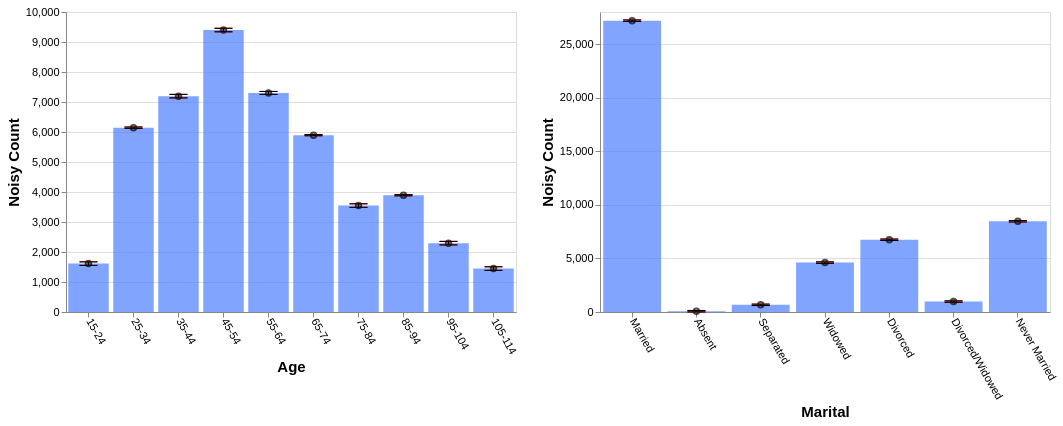

Write the Vega-Lite specification saved for this chart.
### Vega-Lite specification from a JSON file in a GitHub repository (floating-point values rounded to 4 significant figures)
{"config": {"view": {"continuousWidth": 400, "continuousHeight": 300}, "axis": {"labelFontSize": 11, "titleFontSize": 15}, "axisBottom": {"labelAngle": 60}}, "hconcat": [{"layer": [{"mark": "bar", "encoding": {"color": {"value": "transparent"}, "tooltip": [{"aggregate": "sum", "field": "noisy_count", "title": "noisy count", "type": "quantitative"}, {"aggregate": "sum", "field": "noisy_count_prev", "title": "prev count", "type": "quantitative"}, {"aggregate": "sum", "field": "error", "title": "current error", "type": "quantitative"}, {"aggregate": "sum", "field": "error_prev", "title": "prev error", "type": "quantitative"}], "x": {"field": "age", "sort": null, "title": "Age", "type": "ordinal"}}, "height": 300, "selection": {"selector619": {"type": "interval", "encodings": ["x"]}}, "transform": [{"filter": {"selection": "selector620"}}], "width": 450}, {"mark": {"type": "bar", "color": "gray", "opacity": 0}, "encoding": {"x": {"field": "age", "sort": null, "title": "Age", "type": "ordinal"}, "y": {"aggregate": "sum", "field": "noisy_count_prev", "type": "quantitative"}}, "transform": [{"filter": {"selection": "selector620"}}]}, {"mark": {"type": "bar", "color": "#4C7FFF", "opacity": 0.7}, "encoding": {"x": {"field": "age", "sort": null, "title": "Age", "type": "ordinal"}, "y": {"aggregate": "sum", "field": "noisy_count", "type": "quantitative"}}, "transform": [{"filter": {"selection": "selector620"}}]}, {"mark": {"type": "point", "color": "black", "opacity": 0.7}, "encoding": {"x": {"field": "age", "sort": null, "title": "Age", "type": "ordinal"}, "y": {"aggregate": "sum", "field": "noisy_count", "title": "Noisy Count", "type": "quantitative"}}, "transform": [{"filter": {"selection": "selector620"}}]}, {"mark": {"type": "rule", "color": "#B6B6B6", "size": 2, "strokeDash": [3, 3]}, "encoding": {"x": {"field": "age", "sort": null, "title": "Age", "type": "ordinal"}, "y": {"aggregate": "sum", "field": "plus_error_prev_age", "title": "", "type": "quantitative"}, "y2": {"aggregate": "sum", "field": "minus_error_prev_age", "title": ""}}, "transform": [{"filter": {"selection": "selector620"}}]}, {"mark": {"type": "tick", "color": "#B90000", "size": 0, "strokeDash": [1, 1]}, "encoding": {"x": {"field": "age", "sort": null, "title": "Age", "type": "ordinal"}, "y": {"aggregate": "sum", "field": "plus_error_prev_age", "type": "quantitative"}}, "transform": [{"filter": {"selection": "selector620"}}]}, {"mark": {"type": "tick", "color": "#B90000", "size": 0, "strokeDash": [3, 1]}, "encoding": {"x": {"field": "age", "sort": null, "title": "Age", "type": "ordinal"}, "y": {"aggregate": "sum", "field": "minus_error_prev_age", "type": "quantitative"}}, "transform": [{"filter": {"selection": "selector620"}}]}, {"mark": {"type": "rule", "color": "black", "size": 2}, "encoding": {"x": {"field": "age", "sort": null, "title": "Age", "type": "ordinal"}, "y": {"aggregate": "sum", "field": "plus_error", "title": "", "type": "quantitative"}, "y2": {"aggregate": "sum", "field": "minus_error", "title": ""}}, "transform": [{"filter": {"selection": "selector620"}}]}, {"mark": {"type": "tick", "color": "black", "width": 0}, "encoding": {"x": {"field": "age", "sort": null, "title": "Age", "type": "ordinal"}, "y": {"aggregate": "sum", "field": "plus_error", "type": "quantitative"}}, "transform": [{"filter": {"selection": "selector620"}}]}, {"mark": {"type": "tick", "color": "black", "width": 0}, "encoding": {"x": {"field": "age", "sort": null, "title": "Age", "type": "ordinal"}, "y": {"aggregate": "sum", "field": "minus_error", "type": "quantitative"}}, "transform": [{"filter": {"selection": "selector620"}}]}]}, {"layer": [{"mark": "bar", "encoding": {"color": {"value": "transparent"}, "tooltip": [{"aggregate": "sum", "field": "noisy_count", "title": "noisy count", "type": "quantitative"}, {"aggregate": "sum", "field": "noisy_count_prev", "title": "prev count", "type": "quantitative"}, {"aggregate": "sum", "field": "error", "title": "current error", "type": "quantitative"}, {"aggregate": "sum", "field": "error_prev", "title": "prev error", "type": "quantitative"}], "x": {"field": "marital", "sort": null, "title": "Marital", "type": "ordinal"}}, "height": 300, "selection": {"selector620": {"type": "interval", "encodings": ["x"]}}, "transform": [{"filter": {"selection": "selector619"}}], "width": 450}, {"mark": {"type": "bar", "color": "gray", "opacity": 0}, "encoding": {"x": {"field": "marital", "sort": null, "title": "Marital", "type": "ordinal"}, "y": {"aggregate": "sum", "field": "noisy_count_prev", "type": "quantitative"}}, "transform": [{"filter": {"selection": "selector619"}}]}, {"mark": {"type": "bar", "color": "#4C7FFF", "opacity": 0.7}, "encoding": {"x": {"field": "marital", "sort": null, "title": "Marital", "type": "ordinal"}, "y": {"aggregate": "sum", "field": "noisy_count", "type": "quantitative"}}, "transform": [{"filter": {"selection": "selector619"}}]}, {"mark": {"type": "point", "color": "black", "opacity": 0.7}, "encoding": {"x": {"field": "marital", "sort": null, "title": "Marital", "type": "ordinal"}, "y": {"aggregate": "sum", "field": "noisy_count", "title": "Noisy Count", "type": "quantitative"}}, "transform": [{"filter": {"selection": "selector619"}}]}, {"mark": {"type": "rule", "color": "#B6B6B6", "size": 2, "strokeDash": [3, 3]}, "encoding": {"x": {"field": "marital", "sort": null, "title": "Marital", "type": "ordinal"}, "y": {"aggregate": "sum", "field": "plus_error_prev_marital", "title": "", "type": "quantitative"}, "y2": {"aggregate": "sum", "field": "minus_error_prev_marital", "title": ""}}, "transform": [{"filter": {"selection": "selector619"}}]}, {"mark": {"type": "tick", "color": "#B90000", "size": 0, "strokeDash": [1, 1]}, "encoding": {"x": {"field": "marital", "sort": null, "title": "Marital", "type": "ordinal"}, "y": {"aggregate": "sum", "field": "plus_error_prev_marital", "type": "quantitative"}}, "transform": [{"filter": {"selection": "selector619"}}]}, {"mark": {"type": "tick", "color": "#B90000", "size": 0, "strokeDash": [3, 1]}, "encoding": {"x": {"field": "marital", "sort": null, "title": "Marital", "type": "ordinal"}, "y": {"aggregate": "sum", "field": "minus_error_prev_marital", "type": "quantitative"}}, "transform": [{"filter": {"selection": "selector619"}}]}, {"mark": {"type": "rule", "color": "black", "size": 2}, "encoding": {"x": {"field": "marital", "sort": null, "title": "Marital", "type": "ordinal"}, "y": {"aggregate": "sum", "field": "plus_error", "title": "", "type": "quantitative"}, "y2": {"aggregate": "sum", "field": "minus_error", "title": ""}}, "transform": [{"filter": {"selection": "selector619"}}]}, {"mark": {"type": "tick", "color": "black", "width": 0}, "encoding": {"x": {"field": "marital", "sort": null, "title": "Marital", "type": "ordinal"}, "y": {"aggregate": "sum", "field": "plus_error", "type": "quantitative"}}, "transform": [{"filter": {"selection": "selector619"}}]}, {"mark": {"type": "tick", "color": "black", "width": 0}, "encoding": {"x": {"field": "marital", "sort": null, "title": "Marital", "type": "ordinal"}, "y": {"aggregate": "sum", "field": "minus_error", "type": "quantitative"}}, "transform": [{"filter": {"selection": "selector619"}}]}]}], "data": {"name": "data-645ba737eb8e1ba7e8a67e2c215c7391"}, "$schema": "https://vega.github.io/schema/vega-lite/v4.17.0.json", "datasets": {"data-645ba737eb8e1ba7e8a67e2c215c7391": [{"age": "15-24", "marital": "Married", "noisy_count": 305.4, "true_count": 295.0, "plus_error": 313.5, "minus_error": 297.2, "error": 8.1, "noisy_count_prev": 307.0, "true_count_prev": 295.0, "plus_error_prev": 316.0, "minus_error_prev": 298.1, "error_prev": 8.9, "plus_error_prev_age": 315.7, "minus_error_prev_age": 297.8, "plus_error_prev_marital": 315.9, "minus_error_prev_marital": 298.0}, {"age": "15-24", "marital": "Absent", "noisy_count": 24.5, "true_count": 13.0, "plus_error": 32.6, "minus_error": 16.4, "error": 8.1, "noisy_count_prev": 24.3, "true_count_prev": 13.0, "plus_error_prev": 33.3, "minus_error_prev": 15.4, "error_prev": 8.9, "plus_error_prev_age": 33.04, "minus_error_prev_age": 15.14, "plus_error_prev_marital": 33.27, "minus_error_prev_marital": 15.37}, {"age": "15-24", "marital": "Separated", "noisy_count": 7.8, "true_count": 18.0, "plus_error": 16.0, "minus_error": -0.3, "error": 8.1, "noisy_count_prev": 7.5, "true_count_prev": 18.0, "plus_error_prev": 16.5, "minus_error_prev": -1.4, "error_prev": 8.9, "plus_error_prev_age": 16.24, "minus_error_prev_age": -1.657, "plus_error_prev_marital": 16.62, "minus_error_prev_marital": -1.28}, {"age": "15-24", "marital": "Widowed", "noisy_count": -51.9, "true_count": 2.0, "plus_error": -43.8, "minus_error": -60.1, "error": 8.1, "noisy_count_prev": -51.0, "true_count_prev": 2.0, "plus_error_prev": -42.0, "minus_error_prev": -59.9, "error_prev": 8.9, "plus_error_prev_age": -42.26, "minus_error_prev_age": -60.16, "plus_error_prev_marital": -42.03, "minus_error_prev_marital": -59.93}, {"age": "15-24", "marital": "Divorced", "noisy_count": 153.6, "true_count": 22.0, "plus_error": 161.7, "minus_error": 145.4, "error": 8.1, "noisy_count_prev": 152.7, "true_count_prev": 22.0, "plus_error_prev": 161.6, "minus_error_prev": 143.7, "error_prev": 8.9, "plus_error_prev_age": 161.3, "minus_error_prev_age": 143.4, "plus_error_prev_marital": 161.6, "minus_error_prev_marital": 143.7}, {"age": "15-24", "marital": "Divorced/Widowed", "noisy_count": -24.0, "true_count": 16.0, "plus_error": -15.8, "minus_error": -32.1, "error": 8.1, "noisy_count_prev": -22.9, "true_count_prev": 16.0, "plus_error_prev": -14.0, "minus_error_prev": -31.9, "error_prev": 8.9, "plus_error_prev_age": -14.26, "minus_error_prev_age": -32.16, "plus_error_prev_marital": -14.45, "minus_error_prev_marital": -32.35}, {"age": "15-24", "marital": "Never Married", "noisy_count": 1198.0, "true_count": 1190.0, "plus_error": 1206.0, "minus_error": 1190.0, "error": 8.1, "noisy_count_prev": 1197.0, "true_count_prev": 1190.0, "plus_error_prev": 1206.0, "minus_error_prev": 1188.0, "error_prev": 8.9, "plus_error_prev_age": 1206.0, "minus_error_prev_age": 1188.0, "plus_error_prev_marital": 1206.0, "minus_error_prev_marital": 1188.0}, {"age": "25-34", "marital": "Married", "noisy_count": 2765.0, "true_count": 2764.0, "plus_error": 2768.0, "minus_error": 2762.0, "error": 3.1, "noisy_count_prev": 2766.0, "true_count_prev": 2764.0, "plus_error_prev": 2769.0, "minus_error_prev": 2762.0, "error_prev": 3.5, "plus_error_prev_age": 2769.0, "minus_error_prev_age": 2762.0, "plus_error_prev_marital": 2769.0, "minus_error_prev_marital": 2762.0}, {"age": "25-34", "marital": "Absent", "noisy_count": 9.1, "true_count": 33.0, "plus_error": 12.3, "minus_error": 6.0, "error": 3.1, "noisy_count_prev": 9.1, "true_count_prev": 33.0, "plus_error_prev": 12.6, "minus_error_prev": 5.6, "error_prev": 3.5, "plus_error_prev_age": 12.61, "minus_error_prev_age": 5.614, "plus_error_prev_marital": 12.57, "minus_error_prev_marital": 5.57}, {"age": "25-34", "marital": "Separated", "noisy_count": 47.1, "true_count": 77.0, "plus_error": 50.2, "minus_error": 43.9, "error": 3.1, "noisy_count_prev": 47.5, "true_count_prev": 77.0, "plus_error_prev": 51.0, "minus_error_prev": 44.0, "error_prev": 3.5, "plus_error_prev_age": 51.01, "minus_error_prev_age": 44.01, "plus_error_prev_marital": 51.12, "minus_error_prev_marital": 44.12}, {"age": "25-34", "marital": "Widowed", "noisy_count": 27.4, "true_count": 11.0, "plus_error": 30.5, "minus_error": 24.2, "error": 3.1, "noisy_count_prev": 26.7, "true_count_prev": 11.0, "plus_error_prev": 30.2, "minus_error_prev": 23.2, "error_prev": 3.5, "plus_error_prev_age": 30.21, "minus_error_prev_age": 23.21, "plus_error_prev_marital": 30.17, "minus_error_prev_marital": 23.17}, {"age": "25-34", "marital": "Divorced", "noisy_count": 366.2, "true_count": 372.0, "plus_error": 369.3, "minus_error": 363.0, "error": 3.1, "noisy_count_prev": 365.6, "true_count_prev": 372.0, "plus_error_prev": 369.1, "minus_error_prev": 362.1, "error_prev": 3.5, "plus_error_prev_age": 369.1, "minus_error_prev_age": 362.1, "plus_error_prev_marital": 369.1, "minus_error_prev_marital": 362.1}, {"age": "25-34", "marital": "Divorced/Widowed", "noisy_count": 221.1, "true_count": 189.0, "plus_error": 224.3, "minus_error": 218.0, "error": 3.1, "noisy_count_prev": 221.1, "true_count_prev": 189.0, "plus_error_prev": 224.6, "minus_error_prev": 217.7, "error_prev": 3.5, "plus_error_prev_age": 224.6, "minus_error_prev_age": 217.7, "plus_error_prev_marital": 224.2, "minus_error_prev_marital": 217.2}, {"age": "25-34", "marital": "Never Married", "noisy_count": 2707.0, "true_count": 2691.0, "plus_error": 2710.0, "minus_error": 2704.0, "error": 3.1, "noisy_count_prev": 2707.0, "true_count_prev": 2691.0, "plus_error_prev": 2711.0, "minus_error_prev": 2704.0, "error_prev": 3.5, "plus_error_prev_age": 2711.0, "minus_error_prev_age": 2704.0, "plus_error_prev_marital": 2710.0, "minus_error_prev_marital": 2703.0}, {"age": "35-44", "marital": "Married", "noisy_count": 4279.0, "true_count": 4273.0, "plus_error": 4287.0, "minus_error": 4271.0, "error": 8.1, "noisy_count_prev": 4280.0, "true_count_prev": 4273.0, "plus_error_prev": 4289.0, "minus_error_prev": 4271.0, "error_prev": 8.9, "plus_error_prev_age": 4288.0, "minus_error_prev_age": 4271.0, "plus_error_prev_marital": 4289.0, "minus_error_prev_marital": 4271.0}, {"age": "35-44", "marital": "Absent", "noisy_count": 117.2, "true_count": 31.0, "plus_error": 125.4, "minus_error": 109.1, "error": 8.1, "noisy_count_prev": 117.0, "true_count_prev": 31.0, "plus_error_prev": 125.9, "minus_error_prev": 108.1, "error_prev": 8.9, "plus_error_prev_age": 125.5, "minus_error_prev_age": 107.7, "plus_error_prev_marital": 125.9, "minus_error_prev_marital": 108.1}, {"age": "35-44", "marital": "Separated", "noisy_count": 178.5, "true_count": 96.0, "plus_error": 186.6, "minus_error": 170.4, "error": 8.1, "noisy_count_prev": 176.1, "true_count_prev": 96.0, "plus_error_prev": 185.0, "minus_error_prev": 167.1, "error_prev": 8.9, "plus_error_prev_age": 184.6, "minus_error_prev_age": 166.7, "plus_error_prev_marital": 185.1, "minus_error_prev_marital": 167.2}, {"age": "35-44", "marital": "Widowed", "noisy_count": -30.8, "true_count": 57.0, "plus_error": -22.7, "minus_error": -38.9, "error": 8.1, "noisy_count_prev": -29.1, "true_count_prev": 57.0, "plus_error_prev": -20.1, "minus_error_prev": -38.0, "error_prev": 8.9, "plus_error_prev_age": -20.53, "minus_error_prev_age": -38.43, "plus_error_prev_marital": -20.13, "minus_error_prev_marital": -38.03}, {"age": "35-44", "marital": "Divorced", "noisy_count": 910.5, "true_count": 905.0, "plus_error": 918.6, "minus_error": 902.4, "error": 8.1, "noisy_count_prev": 910.1, "true_count_prev": 905.0, "plus_error_prev": 919.1, "minus_error_prev": 901.2, "error_prev": 8.9, "plus_error_prev_age": 918.7, "minus_error_prev_age": 900.8, "plus_error_prev_marital": 919.1, "minus_error_prev_marital": 901.2}, {"age": "35-44", "marital": "Divorced/Widowed", "noisy_count": 221.7, "true_count": 286.0, "plus_error": 229.9, "minus_error": 213.6, "error": 8.1, "noisy_count_prev": 222.6, "true_count_prev": 286.0, "plus_error_prev": 231.6, "minus_error_prev": 213.7, "error_prev": 8.9, "plus_error_prev_age": 231.2, "minus_error_prev_age": 213.3, "plus_error_prev_marital": 231.2, "minus_error_prev_marital": 213.2}, {"age": "35-44", "marital": "Never Married", "noisy_count": 1518.0, "true_count": 1684.0, "plus_error": 1526.0, "minus_error": 1510.0, "error": 8.1, "noisy_count_prev": 1521.0, "true_count_prev": 1684.0, "plus_error_prev": 1530.0, "minus_error_prev": 1512.0, "error_prev": 8.9, "plus_error_prev_age": 1530.0, "minus_error_prev_age": 1512.0, "plus_error_prev_marital": 1529.0, "minus_error_prev_marital": 1511.0}, {"age": "45-54", "marital": "Married", "noisy_count": 5512.0, "true_count": 5589.0, "plus_error": 5520.0, "minus_error": 5504.0, "error": 8.1, "noisy_count_prev": 5512.0, "true_count_prev": 5589.0, "plus_error_prev": 5521.0, "minus_error_prev": 5503.0, "error_prev": 8.9, "plus_error_prev_age": 5521.0, "minus_error_prev_age": 5503.0, "plus_error_prev_marital": 5521.0, "minus_error_prev_marital": 5503.0}, {"age": "45-54", "marital": "Absent", "noisy_count": 77.0, "true_count": 27.0, "plus_error": 85.2, "minus_error": 68.9, "error": 8.1, "noisy_count_prev": 77.2, "true_count_prev": 27.0, "plus_error_prev": 86.1, "minus_error_prev": 68.2, "error_prev": 8.9, "plus_error_prev_age": 86.19, "minus_error_prev_age": 68.29, "plus_error_prev_marital": 86.07, "minus_error_prev_marital": 68.17}, {"age": "45-54", "marital": "Separated", "noisy_count": 208.6, "true_count": 156.0, "plus_error": 216.7, "minus_error": 200.5, "error": 8.1, "noisy_count_prev": 208.1, "true_count_prev": 156.0, "plus_error_prev": 217.0, "minus_error_prev": 199.1, "error_prev": 8.9, "plus_error_prev_age": 217.1, "minus_error_prev_age": 199.2, "plus_error_prev_marital": 217.1, "minus_error_prev_marital": 199.2}, {"age": "45-54", "marital": "Widowed", "noisy_count": 98.2, "true_count": 143.0, "plus_error": 106.3, "minus_error": 90.1, "error": 8.1, "noisy_count_prev": 98.9, "true_count_prev": 143.0, "plus_error_prev": 107.9, "minus_error_prev": 90.0, "error_prev": 8.9, "plus_error_prev_age": 108.0, "minus_error_prev_age": 90.09, "plus_error_prev_marital": 107.9, "minus_error_prev_marital": 89.97}, {"age": "45-54", "marital": "Divorced", "noisy_count": 1762.0, "true_count": 1715.0, "plus_error": 1770.0, "minus_error": 1753.0, "error": 8.1, "noisy_count_prev": 1759.0, "true_count_prev": 1715.0, "plus_error_prev": 1768.0, "minus_error_prev": 1750.0, "error_prev": 8.9, "plus_error_prev_age": 1768.0, "minus_error_prev_age": 1750.0, "plus_error_prev_marital": 1768.0, "minus_error_prev_marital": 1750.0}, {"age": "45-54", "marital": "Divorced/Widowed", "noisy_count": 285.8, "true_count": 379.0, "plus_error": 293.9, "minus_error": 277.6, "error": 8.1, "noisy_count_prev": 287.1, "true_count_prev": 379.0, "plus_error_prev": 296.0, "minus_error_prev": 278.1, "error_prev": 8.9, "plus_error_prev_age": 296.1, "minus_error_prev_age": 278.2, "plus_error_prev_marital": 295.6, "minus_error_prev_marital": 277.7}, {"age": "45-54", "marital": "Never Married", "noisy_count": 1456.0, "true_count": 1324.0, "plus_error": 1464.0, "minus_error": 1448.0, "error": 8.1, "noisy_count_prev": 1456.0, "true_count_prev": 1324.0, "plus_error_prev": 1464.0, "minus_error_prev": 1447.0, "error_prev": 8.9, "plus_error_prev_age": 1465.0, "minus_error_prev_age": 1447.0, "plus_error_prev_marital": 1464.0, "minus_error_prev_marital": 1446.0}, {"age": "55-64", "marital": "Married", "noisy_count": 4529.0, "true_count": 4513.0, "plus_error": 4535.0, "minus_error": 4522.0, "error": 6.8, "noisy_count_prev": 4528.0, "true_count_prev": 4513.0, "plus_error_prev": 4536.0, "minus_error_prev": 4521.0, "error_prev": 7.4, "plus_error_prev_age": 4536.0, "minus_error_prev_age": 4521.0, "plus_error_prev_marital": 4536.0, "minus_error_prev_marital": 4521.0}, {"age": "55-64", "marital": "Absent", "noisy_count": 70.2, "true_count": 10.0, "plus_error": 77.0, "minus_error": 63.4, "error": 6.8, "noisy_count_prev": 68.9, "true_count_prev": 10.0, "plus_error_prev": 76.3, "minus_error_prev": 61.5, "error_prev": 7.4, "plus_error_prev_age": 76.36, "minus_error_prev_age": 61.56, "plus_error_prev_marital": 76.27, "minus_error_prev_marital": 61.47}, {"age": "55-64", "marital": "Separated", "noisy_count": 42.7, "true_count": 106.0, "plus_error": 49.5, "minus_error": 35.9, "error": 6.8, "noisy_count_prev": 44.2, "true_count_prev": 106.0, "plus_error_prev": 51.6, "minus_error_prev": 36.9, "error_prev": 7.4, "plus_error_prev_age": 51.66, "minus_error_prev_age": 36.96, "plus_error_prev_marital": 51.72, "minus_error_prev_marital": 37.02}, {"age": "55-64", "marital": "Widowed", "noisy_count": 219.7, "true_count": 210.0, "plus_error": 226.5, "minus_error": 212.9, "error": 6.8, "noisy_count_prev": 219.2, "true_count_prev": 210.0, "plus_error_prev": 226.6, "minus_error_prev": 211.9, "error_prev": 7.4, "plus_error_prev_age": 226.7, "minus_error_prev_age": 212.0, "plus_error_prev_marital": 226.6, "minus_error_prev_marital": 211.9}, {"age": "55-64", "marital": "Divorced", "noisy_count": 1506.0, "true_count": 1509.0, "plus_error": 1513.0, "minus_error": 1500.0, "error": 6.8, "noisy_count_prev": 1506.0, "true_count_prev": 1509.0, "plus_error_prev": 1514.0, "minus_error_prev": 1499.0, "error_prev": 7.4, "plus_error_prev_age": 1514.0, "minus_error_prev_age": 1499.0, "plus_error_prev_marital": 1514.0, "minus_error_prev_marital": 1499.0}, {"age": "55-64", "marital": "Divorced/Widowed", "noisy_count": 229.9, "true_count": 241.0, "plus_error": 236.8, "minus_error": 223.1, "error": 6.8, "noisy_count_prev": 228.7, "true_count_prev": 241.0, "plus_error_prev": 236.1, "minus_error_prev": 221.3, "error_prev": 7.4, "plus_error_prev_age": 236.2, "minus_error_prev_age": 221.4, "plus_error_prev_marital": 235.7, "minus_error_prev_marital": 220.9}, {"age": "55-64", "marital": "Never Married", "noisy_count": 704.9, "true_count": 730.0, "plus_error": 711.7, "minus_error": 698.1, "error": 6.8, "noisy_count_prev": 706.1, "true_count_prev": 730.0, "plus_error_prev": 713.5, "minus_error_prev": 698.7, "error_prev": 7.4, "plus_error_prev_age": 713.6, "minus_error_prev_age": 698.8, "plus_error_prev_marital": 712.9, "minus_error_prev_marital": 698.1}, {"age": "65-74", "marital": "Married", "noisy_count": 3650.0, "true_count": 3666.0, "plus_error": 3652.0, "minus_error": 3647.0, "error": 2.6, "noisy_count_prev": 3650.0, "true_count_prev": 3666.0, "plus_error_prev": 3653.0, "minus_error_prev": 3647.0, "error_prev": 2.9, "plus_error_prev_age": 3653.0, "minus_error_prev_age": 3647.0, "plus_error_prev_marital": 3653.0, "minus_error_prev_marital": 3647.0}, {"age": "65-74", "marital": "Absent", "noisy_count": 36.2, "true_count": 1.0, "plus_error": 38.8, "minus_error": 33.6, "error": 2.6, "noisy_count_prev": 35.5, "true_count_prev": 1.0, "plus_error_prev": 38.4, "minus_error_prev": 32.6, "error_prev": 2.9, "plus_error_prev_age": 38.46, "minus_error_prev_age": 32.66, "plus_error_prev_marital": 38.37, "minus_error_prev_marital": 32.57}, {"age": "65-74", "marital": "Separated", "noisy_count": 69.1, "true_count": 84.0, "plus_error": 71.7, "minus_error": 66.4, "error": 2.6, "noisy_count_prev": 69.3, "true_count_prev": 84.0, "plus_error_prev": 72.2, "minus_error_prev": 66.4, "error_prev": 2.9, "plus_error_prev_age": 72.26, "minus_error_prev_age": 66.46, "plus_error_prev_marital": 72.32, "minus_error_prev_marital": 66.52}, {"age": "65-74", "marital": "Widowed", "noisy_count": 428.9, "true_count": 406.0, "plus_error": 431.5, "minus_error": 426.3, "error": 2.6, "noisy_count_prev": 428.5, "true_count_prev": 406.0, "plus_error_prev": 431.4, "minus_error_prev": 425.6, "error_prev": 2.9, "plus_error_prev_age": 431.5, "minus_error_prev_age": 425.7, "plus_error_prev_marital": 431.4, "minus_error_prev_marital": 425.6}, {"age": "65-74", "marital": "Divorced", "noisy_count": 1177.0, "true_count": 1161.0, "plus_error": 1180.0, "minus_error": 1175.0, "error": 2.6, "noisy_count_prev": 1177.0, "true_count_prev": 1161.0, "plus_error_prev": 1180.0, "minus_error_prev": 1174.0, "error_prev": 2.9, "plus_error_prev_age": 1180.0, "minus_error_prev_age": 1174.0, "plus_error_prev_marital": 1180.0, "minus_error_prev_marital": 1174.0}, {"age": "65-74", "marital": "Divorced/Widowed", "noisy_count": 127.8, "true_count": 150.0, "plus_error": 130.4, "minus_error": 125.2, "error": 2.6, "noisy_count_prev": 128.1, "true_count_prev": 150.0, "plus_error_prev": 131.0, "minus_error_prev": 125.2, "error_prev": 2.9, "plus_error_prev_age": 131.1, "minus_error_prev_age": 125.3, "plus_error_prev_marital": 130.6, "minus_error_prev_marital": 124.8}, {"age": "65-74", "marital": "Never Married", "noisy_count": 405.9, "true_count": 399.0, "plus_error": 408.5, "minus_error": 403.3, "error": 2.6, "noisy_count_prev": 406.2, "true_count_prev": 399.0, "plus_error_prev": 409.1, "minus_error_prev": 403.3, "error_prev": 2.9, "plus_error_prev_age": 409.2, "minus_error_prev_age": 403.4, "plus_error_prev_marital": 408.5, "minus_error_prev_marital": 402.7}, {"age": "75-84", "marital": "Married", "noisy_count": 2392.0, "true_count": 2360.0, "plus_error": 2400.0, "minus_error": 2384.0, "error": 8.1, "noisy_count_prev": 2391.0, "true_count_prev": 2360.0, "plus_error_prev": 2400.0, "minus_error_prev": 2382.0, "error_prev": 8.9, "plus_error_prev_age": 2400.0, "minus_error_prev_age": 2382.0, "plus_error_prev_marital": 2400.0, "minus_error_prev_marital": 2382.0}, {"age": "75-84", "marital": "Absent", "noisy_count": -40.9, "true_count": 2.0, "plus_error": -32.8, "minus_error": -49.1, "error": 8.1, "noisy_count_prev": -41.3, "true_count_prev": 2.0, "plus_error_prev": -32.4, "minus_error_prev": -50.3, "error_prev": 8.9, "plus_error_prev_age": -32.83, "minus_error_prev_age": -50.73, "plus_error_prev_marital": -32.43, "minus_error_prev_marital": -50.33}, {"age": "75-84", "marital": "Separated", "noisy_count": -35.6, "true_count": 56.0, "plus_error": -27.5, "minus_error": -43.7, "error": 8.1, "noisy_count_prev": -34.1, "true_count_prev": 56.0, "plus_error_prev": -25.2, "minus_error_prev": -43.1, "error_prev": 8.9, "plus_error_prev_age": -25.63, "minus_error_prev_age": -43.53, "plus_error_prev_marital": -25.08, "minus_error_prev_marital": -42.98}, {"age": "75-84", "marital": "Widowed", "noisy_count": 628.7, "true_count": 638.0, "plus_error": 636.8, "minus_error": 620.5, "error": 8.1, "noisy_count_prev": 627.8, "true_count_prev": 638.0, "plus_error_prev": 636.7, "minus_error_prev": 618.8, "error_prev": 8.9, "plus_error_prev_age": 636.3, "minus_error_prev_age": 618.4, "plus_error_prev_marital": 636.7, "minus_error_prev_marital": 618.8}, {"age": "75-84", "marital": "Divorced", "noisy_count": 383.9, "true_count": 592.0, "plus_error": 392.0, "minus_error": 375.8, "error": 8.1, "noisy_count_prev": 386.4, "true_count_prev": 592.0, "plus_error_prev": 395.3, "minus_error_prev": 377.5, "error_prev": 8.9, "plus_error_prev_age": 394.9, "minus_error_prev_age": 377.1, "plus_error_prev_marital": 395.3, "minus_error_prev_marital": 377.5}, {"age": "75-84", "marital": "Divorced/Widowed", "noisy_count": 43.8, "true_count": 72.0, "plus_error": 51.9, "minus_error": 35.7, "error": 8.1, "noisy_count_prev": 44.8, "true_count_prev": 72.0, "plus_error_prev": 53.7, "minus_error_prev": 35.8, "error_prev": 8.9, "plus_error_prev_age": 53.27, "minus_error_prev_age": 35.37, "plus_error_prev_marital": 53.25, "minus_error_prev_marital": 35.35}, {"age": "75-84", "marital": "Never Married", "noisy_count": 175.5, "true_count": 189.0, "plus_error": 183.7, "minus_error": 167.4, "error": 8.1, "noisy_count_prev": 175.5, "true_count_prev": 189.0, "plus_error_prev": 184.5, "minus_error_prev": 166.6, "error_prev": 8.9, "plus_error_prev_age": 184.1, "minus_error_prev_age": 166.2, "plus_error_prev_marital": 183.9, "minus_error_prev_marital": 166.0}, {"age": "85-94", "marital": "Married", "noisy_count": 2134.0, "true_count": 2152.0, "plus_error": 2137.0, "minus_error": 2131.0, "error": 2.8, "noisy_count_prev": 2134.0, "true_count_prev": 2152.0, "plus_error_prev": 2137.0, "minus_error_prev": 2131.0, "error_prev": 3.1, "plus_error_prev_age": 2137.0, "minus_error_prev_age": 2131.0, "plus_error_prev_marital": 2137.0, "minus_error_prev_marital": 2131.0}, {"age": "85-94", "marital": "Absent", "noisy_count": -5.2, "true_count": 0.0, "plus_error": -2.5, "minus_error": -8.0, "error": 2.8, "noisy_count_prev": -5.4, "true_count_prev": 0.0, "plus_error_prev": -2.4, "minus_error_prev": -8.5, "error_prev": 3.1, "plus_error_prev_age": -2.529, "minus_error_prev_age": -8.629, "plus_error_prev_marital": -2.43, "minus_error_prev_marital": -8.53}, {"age": "85-94", "marital": "Separated", "noisy_count": 64.9, "true_count": 52.0, "plus_error": 67.6, "minus_error": 62.1, "error": 2.8, "noisy_count_prev": 64.7, "true_count_prev": 52.0, "plus_error_prev": 67.8, "minus_error_prev": 61.7, "error_prev": 3.1, "plus_error_prev_age": 67.67, "minus_error_prev_age": 61.57, "plus_error_prev_marital": 67.92, "minus_error_prev_marital": 61.82}, {"age": "85-94", "marital": "Widowed", "noisy_count": 1217.0, "true_count": 1211.0, "plus_error": 1220.0, "minus_error": 1214.0, "error": 2.8, "noisy_count_prev": 1218.0, "true_count_prev": 1211.0, "plus_error_prev": 1221.0, "minus_error_prev": 1215.0, "error_prev": 3.1, "plus_error_prev_age": 1221.0, "minus_error_prev_age": 1215.0, "plus_error_prev_marital": 1221.0, "minus_error_prev_marital": 1215.0}, {"age": "85-94", "marital": "Divorced", "noisy_count": 391.0, "true_count": 390.0, "plus_error": 393.8, "minus_error": 388.3, "error": 2.8, "noisy_count_prev": 391.2, "true_count_prev": 390.0, "plus_error_prev": 394.2, "minus_error_prev": 388.1, "error_prev": 3.1, "plus_error_prev_age": 394.1, "minus_error_prev_age": 388.0, "plus_error_prev_marital": 394.2, "minus_error_prev_marital": 388.1}, {"age": "85-94", "marital": "Divorced/Widowed", "noisy_count": -87.3, "true_count": 50.0, "plus_error": -84.6, "minus_error": -90.1, "error": 2.8, "noisy_count_prev": -87.0, "true_count_prev": 50.0, "plus_error_prev": -84.0, "minus_error_prev": -90.1, "error_prev": 3.1, "plus_error_prev_age": -84.13, "minus_error_prev_age": -90.23, "plus_error_prev_marital": -84.45, "minus_error_prev_marital": -90.55}, {"age": "85-94", "marital": "Never Married", "noisy_count": 177.4, "true_count": 182.0, "plus_error": 180.2, "minus_error": 174.6, "error": 2.8, "noisy_count_prev": 177.4, "true_count_prev": 182.0, "plus_error_prev": 180.4, "minus_error_prev": 174.3, "error_prev": 3.1, "plus_error_prev_age": 180.3, "minus_error_prev_age": 174.2, "plus_error_prev_marital": 179.8, "minus_error_prev_marital": 173.7}, {"age": "95-104", "marital": "Married", "noisy_count": 1117.0, "true_count": 1055.0, "plus_error": 1125.0, "minus_error": 1108.0, "error": 8.1, "noisy_count_prev": 1115.0, "true_count_prev": 1055.0, "plus_error_prev": 1124.0, "minus_error_prev": 1106.0, "error_prev": 8.9, "plus_error_prev_age": 1124.0, "minus_error_prev_age": 1106.0, "plus_error_prev_marital": 1124.0, "minus_error_prev_marital": 1106.0}, {"age": "95-104", "marital": "Absent", "noisy_count": -179.0, "true_count": 0.0, "plus_error": -170.9, "minus_error": -187.2, "error": 8.1, "noisy_count_prev": -176.5, "true_count_prev": 0.0, "plus_error_prev": -167.5, "minus_error_prev": -185.4, "error_prev": 8.9, "plus_error_prev_age": -167.9, "minus_error_prev_age": -185.8, "plus_error_prev_marital": -167.5, "minus_error_prev_marital": -185.4}, {"age": "95-104", "marital": "Separated", "noisy_count": 57.8, "true_count": 41.0, "plus_error": 65.9, "minus_error": 49.6, "error": 8.1, "noisy_count_prev": 56.4, "true_count_prev": 41.0, "plus_error_prev": 65.4, "minus_error_prev": 47.5, "error_prev": 8.9, "plus_error_prev_age": 64.99, "minus_error_prev_age": 47.09, "plus_error_prev_marital": 65.52, "minus_error_prev_marital": 47.62}, {"age": "95-104", "marital": "Widowed", "noisy_count": 1155.0, "true_count": 1174.0, "plus_error": 1163.0, "minus_error": 1147.0, "error": 8.1, "noisy_count_prev": 1155.0, "true_count_prev": 1174.0, "plus_error_prev": 1164.0, "minus_error_prev": 1146.0, "error_prev": 8.9, "plus_error_prev_age": 1163.0, "minus_error_prev_age": 1145.0, "plus_error_prev_marital": 1164.0, "minus_error_prev_marital": 1146.0}, {"age": "95-104", "marital": "Divorced", "noisy_count": 76.9, "true_count": 140.0, "plus_error": 85.1, "minus_error": 68.8, "error": 8.1, "noisy_count_prev": 78.4, "true_count_prev": 140.0, "plus_error_prev": 87.4, "minus_error_prev": 69.5, "error_prev": 8.9, "plus_error_prev_age": 86.99, "minus_error_prev_age": 69.09, "plus_error_prev_marital": 87.4, "minus_error_prev_marital": 69.5}, {"age": "95-104", "marital": "Divorced/Widowed", "noisy_count": 8.4, "true_count": 16.0, "plus_error": 16.5, "minus_error": 0.2, "error": 8.1, "noisy_count_prev": 7.9, "true_count_prev": 16.0, "plus_error_prev": 16.8, "minus_error_prev": -1.1, "error_prev": 8.9, "plus_error_prev_age": 16.39, "minus_error_prev_age": -1.514, "plus_error_prev_marital": 16.35, "minus_error_prev_marital": -1.55}, {"age": "95-104", "marital": "Never Married", "noisy_count": 58.8, "true_count": 119.0, "plus_error": 67.0, "minus_error": 50.7, "error": 8.1, "noisy_count_prev": 61.2, "true_count_prev": 119.0, "plus_error_prev": 70.2, "minus_error_prev": 52.3, "error_prev": 8.9, "plus_error_prev_age": 69.79, "minus_error_prev_age": 51.89, "plus_error_prev_marital": 69.59, "minus_error_prev_marital": 51.69}, {"age": "105-114", "marital": "Married", "noisy_count": 506.4, "true_count": 398.0, "plus_error": 514.5, "minus_error": 498.3, "error": 8.1, "noisy_count_prev": 506.1, "true_count_prev": 398.0, "plus_error_prev": 515.1, "minus_error_prev": 497.2, "error_prev": 8.9, "plus_error_prev_age": 515.0, "minus_error_prev_age": 497.1, "plus_error_prev_marital": 515.0, "minus_error_prev_marital": 497.1}, {"age": "105-114", "marital": "Absent", "noisy_count": -32.7, "true_count": 0.0, "plus_error": -24.5, "minus_error": -40.8, "error": 8.1, "noisy_count_prev": -32.1, "true_count_prev": 0.0, "plus_error_prev": -23.1, "minus_error_prev": -41.0, "error_prev": 8.9, "plus_error_prev_age": -23.21, "minus_error_prev_age": -41.11, "plus_error_prev_marital": -23.13, "minus_error_prev_marital": -41.03}, {"age": "105-114", "marital": "Separated", "noisy_count": 28.0, "true_count": 25.0, "plus_error": 36.2, "minus_error": 19.9, "error": 8.1, "noisy_count_prev": 28.0, "true_count_prev": 25.0, "plus_error_prev": 36.9, "minus_error_prev": 19.0, "error_prev": 8.9, "plus_error_prev_age": 36.79, "minus_error_prev_age": 18.89, "plus_error_prev_marital": 37.02, "minus_error_prev_marital": 19.12}, {"age": "105-114", "marital": "Widowed", "noisy_count": 917.9, "true_count": 881.0, "plus_error": 926.0, "minus_error": 909.8, "error": 8.1, "noisy_count_prev": 917.0, "true_count_prev": 881.0, "plus_error_prev": 926.0, "minus_error_prev": 908.1, "error_prev": 8.9, "plus_error_prev_age": 925.9, "minus_error_prev_age": 908.0, "plus_error_prev_marital": 926.0, "minus_error_prev_marital": 908.1}, {"age": "105-114", "marital": "Divorced", "noisy_count": 13.9, "true_count": 44.0, "plus_error": 22.0, "minus_error": 5.7, "error": 8.1, "noisy_count_prev": 14.1, "true_count_prev": 44.0, "plus_error_prev": 23.0, "minus_error_prev": 5.1, "error_prev": 8.9, "plus_error_prev_age": 22.89, "minus_error_prev_age": 4.986, "plus_error_prev_marital": 23.0, "minus_error_prev_marital": 5.1}, {"age": "105-114", "marital": "Divorced/Widowed", "noisy_count": -54.2, "true_count": 4.0, "plus_error": -46.1, "minus_error": -62.4, "error": 8.1, "noisy_count_prev": -52.9, "true_count_prev": 4.0, "plus_error_prev": -43.9, "minus_error_prev": -61.8, "error_prev": 8.9, "plus_error_prev_age": -44.01, "minus_error_prev_age": -61.91, "plus_error_prev_marital": -44.35, "minus_error_prev_marital": -62.25}, {"age": "105-114", "marital": "Never Married", "noisy_count": 68.1, "true_count": 49.0, "plus_error": 76.3, "minus_error": 60.0, "error": 8.1, "noisy_count_prev": 68.0, "true_count_prev": 49.0, "plus_error_prev": 77.0, "minus_error_prev": 59.1, "error_prev": 8.9, "plus_error_prev_age": 76.89, "minus_error_prev_age": 58.99, "plus_error_prev_marital": 76.39, "minus_error_prev_marital": 58.49}]}}
